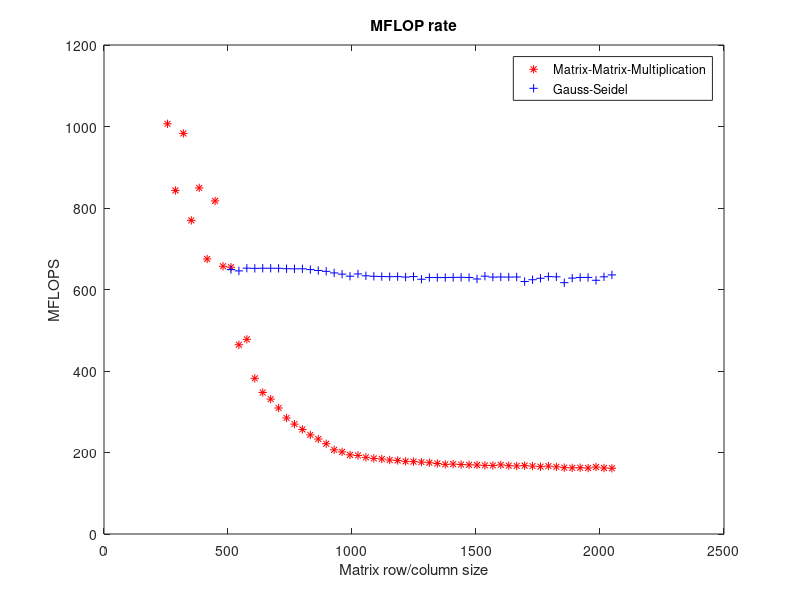
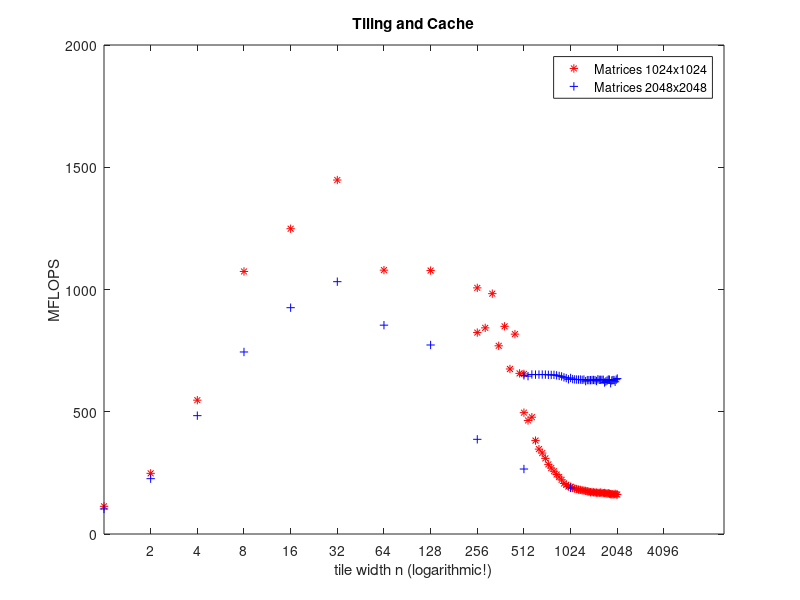

These charts were generated, in order, by the following MATLAB code:

mmm = [256, 1006.643026;
288, 843.096405;
320, 983.035085;
352, 769.657967;
384, 849.348683;
416, 674.916291;
448, 817.412655;
480, 656.983479;
512, 654.720624;
544, 464.392100;
576, 477.757440;
608, 382.021257;
640, 347.210596;
672, 331.052185;
704, 309.229199;
736, 284.777326;
768, 269.633909;
800, 256.641604;
832, 243.179641;
864, 233.122620;
896, 221.557480;
928, 206.595128;
960, 201.534419;
992, 194.138194;
1024, 192.772338;
1056, 188.112414;
1088, 185.533771;
1120, 184.091926;
1152, 181.498689;
1184, 180.543617;
1216, 178.259673;
1248, 177.566857;
1280, 176.428957;
1312, 175.002215;
1344, 172.996376;
1376, 170.913116;
1408, 171.596902;
1440, 170.465325;
1472, 169.759941;
1504, 169.285405;
1536, 168.382824;
1568, 168.248014;
1600, 169.571531;
1632, 167.783392;
1664, 167.027132;
1696, 167.834931;
1728, 166.668560;
1760, 165.222038;
1792, 166.662711;
1824, 164.835116;
1856, 162.848463;
1888, 162.334801;
1920, 162.685154;
1952, 161.847767;
1984, 164.370842;
2016, 161.933021;
2048, 161.343642];

gs = [512, 648.897859;
544, 645.635165;
576, 652.427723;
608, 651.898321;
640, 652.140094;
672, 652.154806;
704, 652.000954;
736, 651.064653;
768, 650.746146;
800, 650.907206;
832, 648.885502;
864, 646.593857;
896, 644.545291;
928, 640.704399;
960, 637.705227;
992, 632.662790;
1024, 638.177662;
1056, 633.602311;
1088, 632.383999;
1120, 631.806678;
1152, 631.516166;
1184, 631.706453;
1216, 630.501030;
1248, 631.746148;
1280, 625.180538;
1312, 629.376567;
1344, 629.340980;
1376, 629.292105;
1408, 629.732765;
1440, 629.960139;
1472, 629.388411;
1504, 625.798700;
1536, 632.710624;
1568, 630.425747;
1600, 630.649334;
1632, 630.468720;
1664, 630.649387;
1696, 619.568821;
1728, 623.999217;
1760, 627.525749;
1792, 631.660979;
1824, 631.118691;
1856, 616.743366;
1888, 627.982301;
1920, 629.559219;
1952, 629.639920;
1984, 622.637604;
2016, 631.150895;
2048, 635.785307];

plot(mmm(:,1),mmm(:,2), 'r*')
hold on
plot(gs(:,1), gs(:,2), 'b+')

xlabel('Matrix row/column size')
ylabel('MFLOPS')
title('MFLOP rate')
legend('Matrix-Matrix-Multiplication', 'Gauss-Seidel')
print -dpng mflops.png

pause
close all

tiled = [1, 113.204205;
2, 248.072860;
4, 547.362064;
8, 1073.741824;
16, 1248.537005;
32, 1447.742111;
64, 1079.137512;
128, 1077.333114;
256, 823.842726;
512, 496.336821;
1024, 192.541892];

tiled2 = [1, 102.370819;
2, 226.318940;
4, 484.030920;
8, 744.469324;
16, 925.639603;
32, 1032.030691;
64, 854.153356;
128, 773.055542;
256, 387.253833;
512, 265.764000;
1024, 188.430875];

semilogx(tiled(:,1), tiled(:,2), 'r*')
hold on
semilogx(tiled2(:,1), tiled2(:,2), 'b+')
xlabel('tile width n (logarithmic!)')
ylabel('MFLOPS')
title('Tiling and Cache')
legend('Matrices 1024x1024', 'Matrices 2048x2048')
xt=2.^(1:12);
xtl = [];
for i=xt
    xtl = [xtl; sprintf('%d', i)];
end
set(gca, 'xtick', xt, 'xticklabel', xtl)
print -dpng tiled.png

